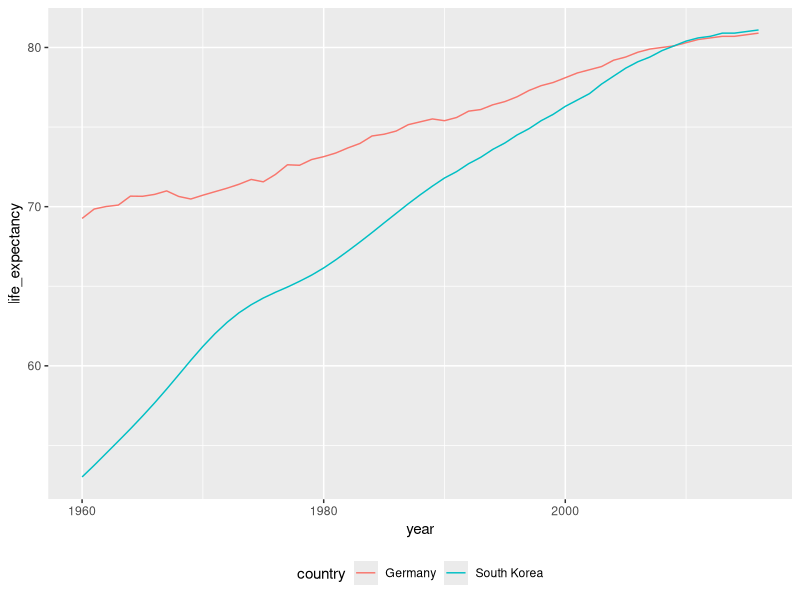
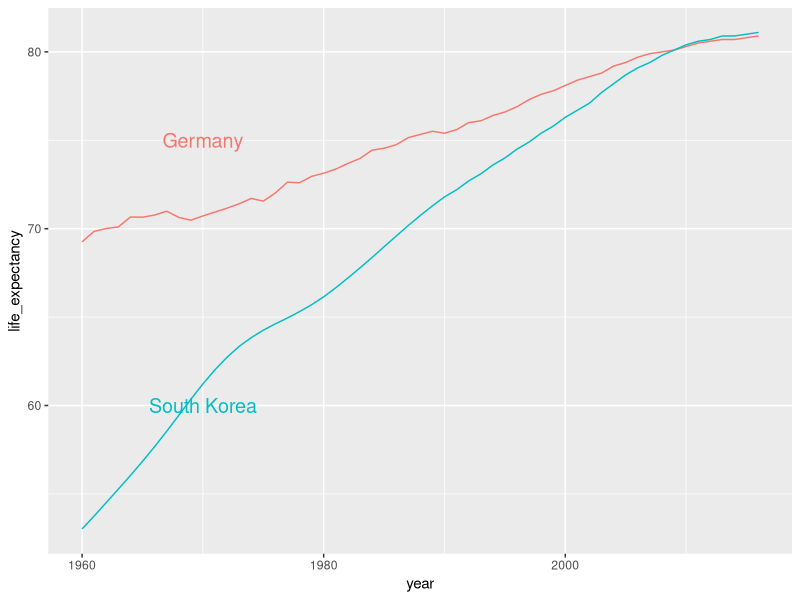
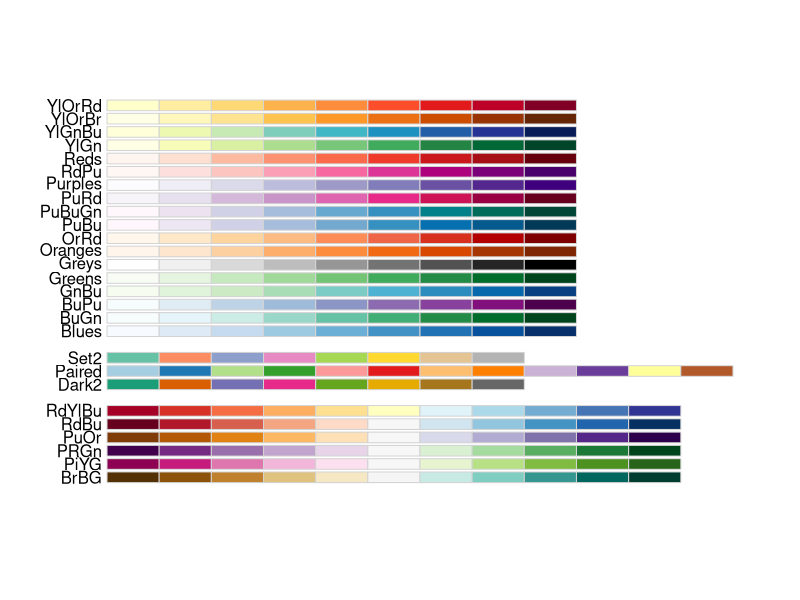

R code for these plots, in order:
## ---- chunk 1
knitr::opts_chunk$set(collapse = TRUE)
## ---- chunk 2
library("dslabs") # to load data(gapminder)
library("tidyverse") # to use %>%
library("ggplot2")
library("RColorBrewer")
data(gapminder)
## ---- chunk 3
countries <- c("South Korea","Germany")
plot_legend <- gapminder %>% 
  filter(country %in% countries) %>% 
  ggplot(aes(year, life_expectancy, col = country)) +
  geom_line() +
  theme(legend.position="bottom")
plot_legend
## ---- chunk 4
labels <- data.frame(country = countries, x = c(1970,1970), y = c(60,75))
plot_label <- plot_legend + 
  geom_text(data = labels, aes(x, y, label = country), size = 5) + 
  theme(legend.position = "none") 
plot_label
## ---- chunk 5
RColorBrewer::display.brewer.all(colorblindFriendly = TRUE)
